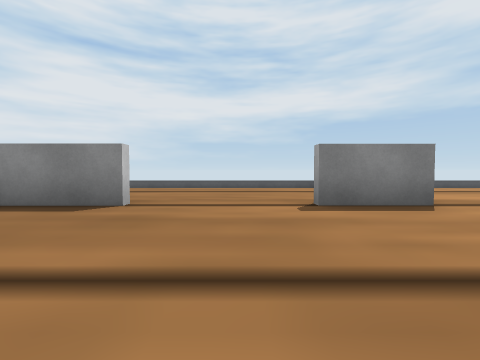
View 1 (above)

22 first-person views from a walk through a Webots world. The camera is 0.44 m above the floor, tilts 2° down and sees 90° across. The floor is counted in squares, 1 m on a side. Each view is taken from the middle of a square. On the plan, view 1 faces up. The plan holds only what a view shows up to about 9 squares ahead; the rest is blank. Robots are left out. Webots' stock objects and surfaces are drawn as simple stand-ins.

View 2
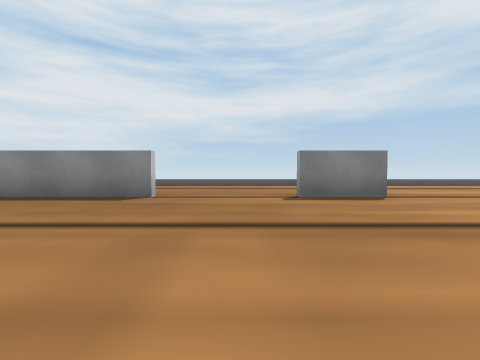

View 3
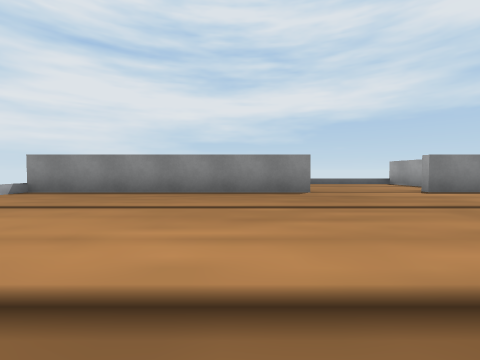

View 4
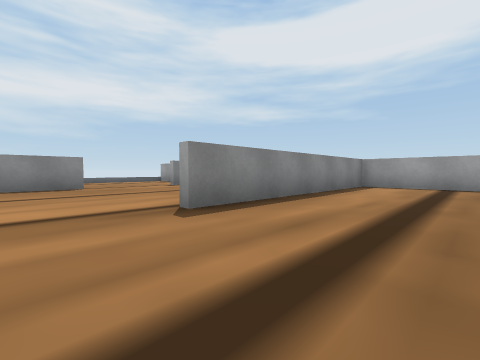

View 5
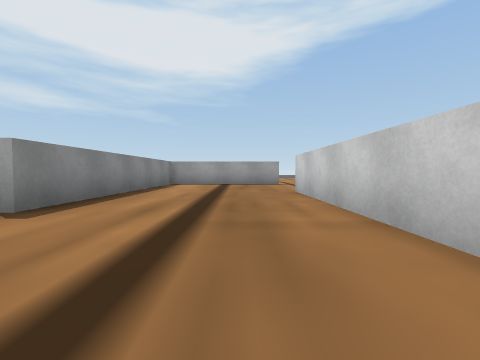

View 6
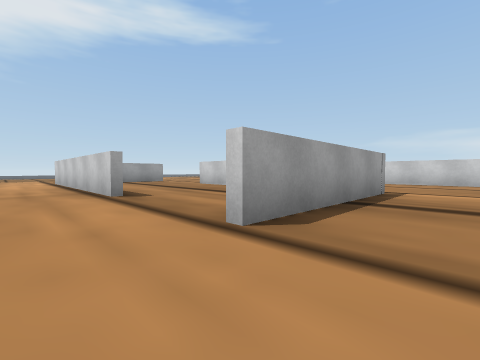

View 7
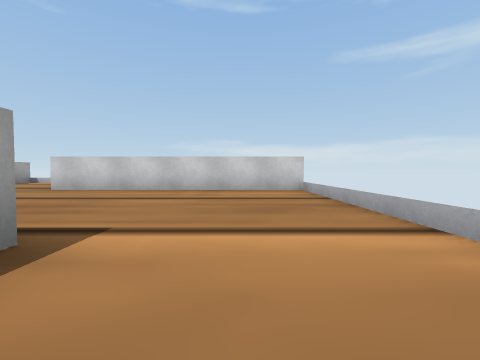

View 8
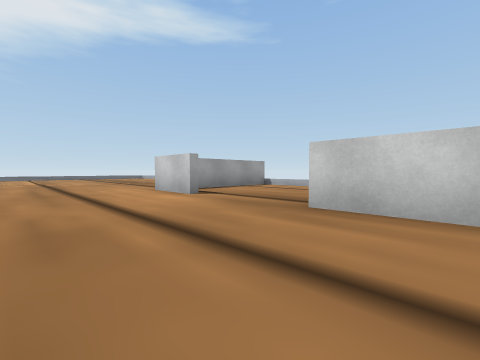

View 9
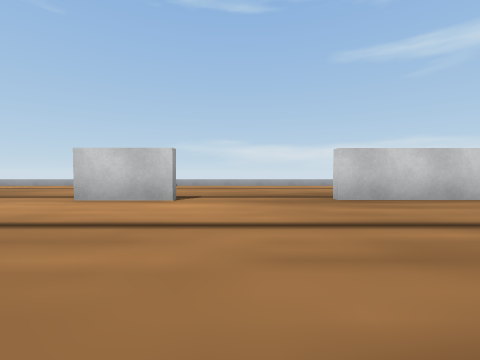

View 10
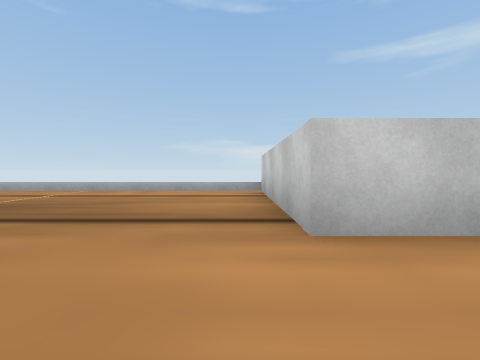

View 11
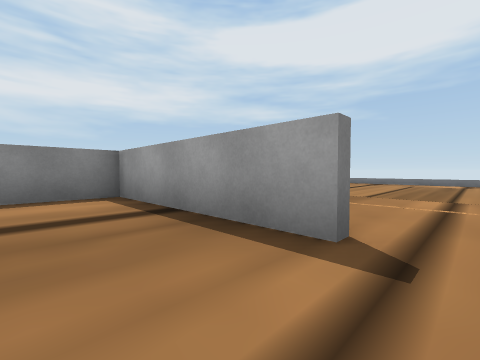

View 12
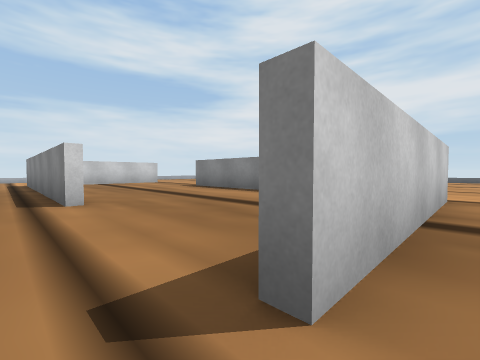

View 13
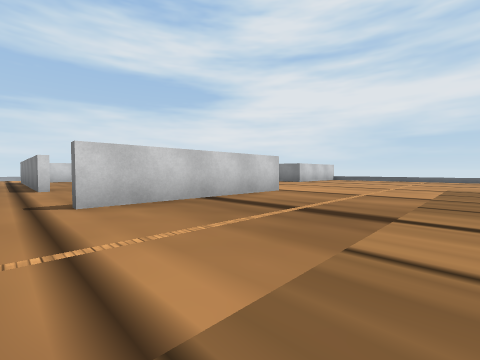

View 14
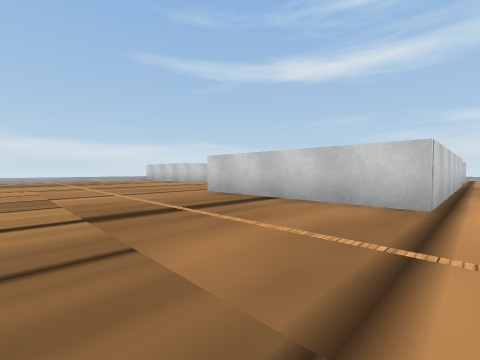

View 15
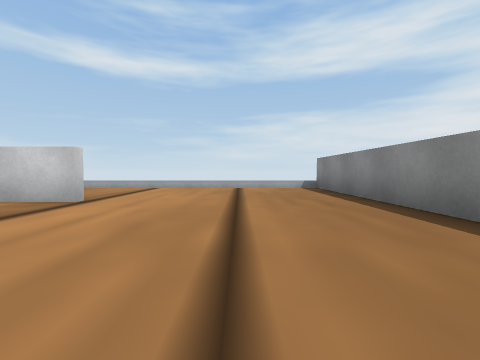

View 16
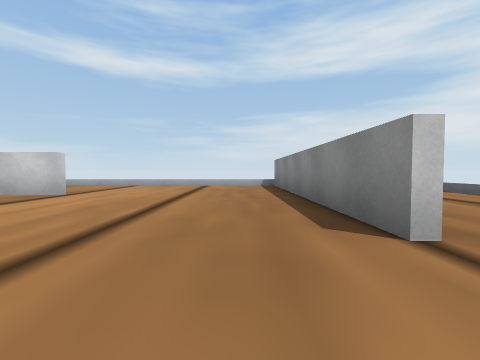

View 17
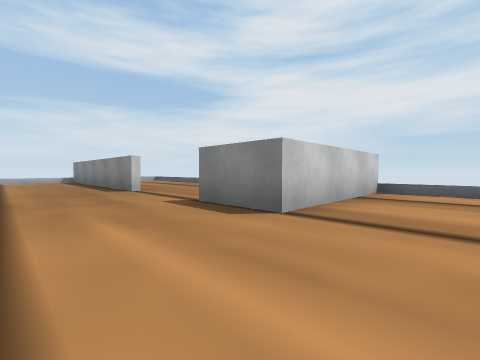

View 18
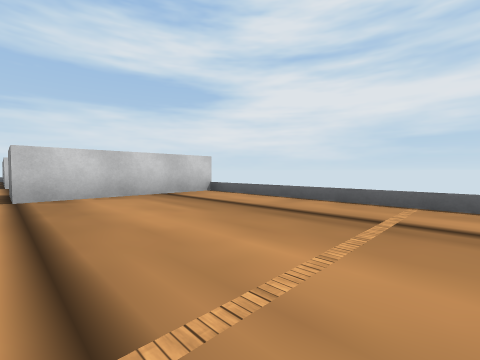

View 19
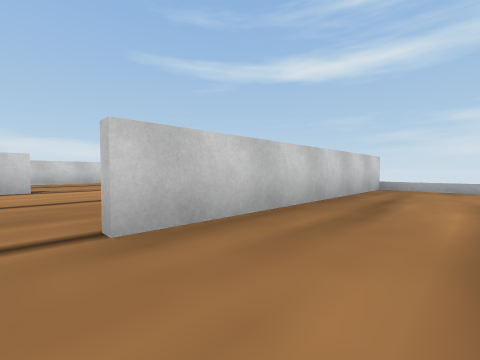

View 20
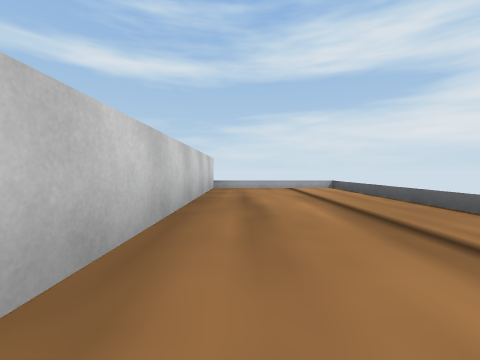

View 21
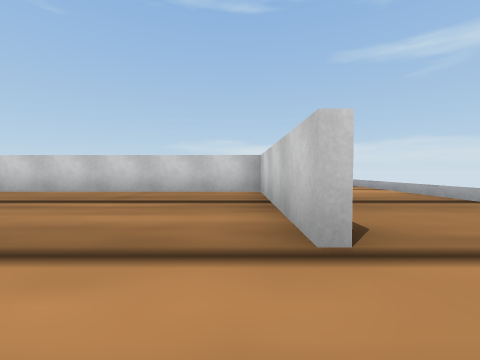

View 22
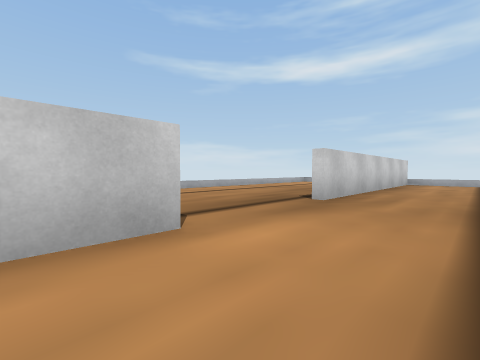

### Floor plan
Points are (right, up) in squares from view 1. A wall is a line through its corners. A room is listed if a view was taken in it or the views show most of it. See-through windows are left out.
Room 1 (views 1, 2, 3, 4, 5, 6, 7, 8, 9, 10, 11, 12, 13, 14, 15, 16, 17, 18, 19, 20, 21, 22)
walls: (1.4, -5.4) (-4.7, -5.4) (-4.7, -1.4); (4.5, -5.5) (4.5, -1.6) (-1.5, -1.6); (-1.5, -1.4) (4.7, -1.4) (4.7, -5.5); (1, -9.6) (2.5, -9.6) (2.5, -13.5); (-1.5, 3.1) (-7.5, 3.1); (-4.5, -1.4) (-4.5, -5.2) (1.4, -5.2); (2.3, 5) (2.3, 6.5); (2.5, 6.5) (2.5, 3.1) (1, 3.1); (2.3, -13.5) (2.3, -10.7); (-7.5, 3.3) (-1.5, 3.3); (-7.5, -9.6) (-1.5, -9.6)
low walls: (2.3, 6.5) (-7.5, 6.5) (-7.5, 3.3); (12.5, -6) (12.5, -2.8); (2.5, -13.5) (8.5, -13.5); (8, 6.5) (2.5, 6.5); (-7.5, 3.1) (-7.5, -9.6); (-5.2, -13.5) (2.3, -13.5)

Positions as (right, up) in squares from view 1, and headings:
1: (0, 0), facing up
2: (0, -1), facing up
3: (-3, -2), facing up
4: (-3, -4), facing up-right
5: (-4, -4), facing right
6: (-6, 0), facing down-right
7: (-6, -4), facing down
8: (-3, -7), facing down-right
9: (0, -6), facing down
10: (3, -8), facing down
11: (3, -6), facing up-right
12: (5, -6), facing up-left
13: (8, -6), facing up-left
14: (8, -1), facing down-left
15: (-1, 1), facing left
16: (0, 2), facing left
17: (4, 1), facing up-left
18: (7, 3), facing up-left
19: (-1, 5), facing down-left
20: (-1, 4), facing left
21: (-4, 0), facing down
22: (2, -8), facing down-left
